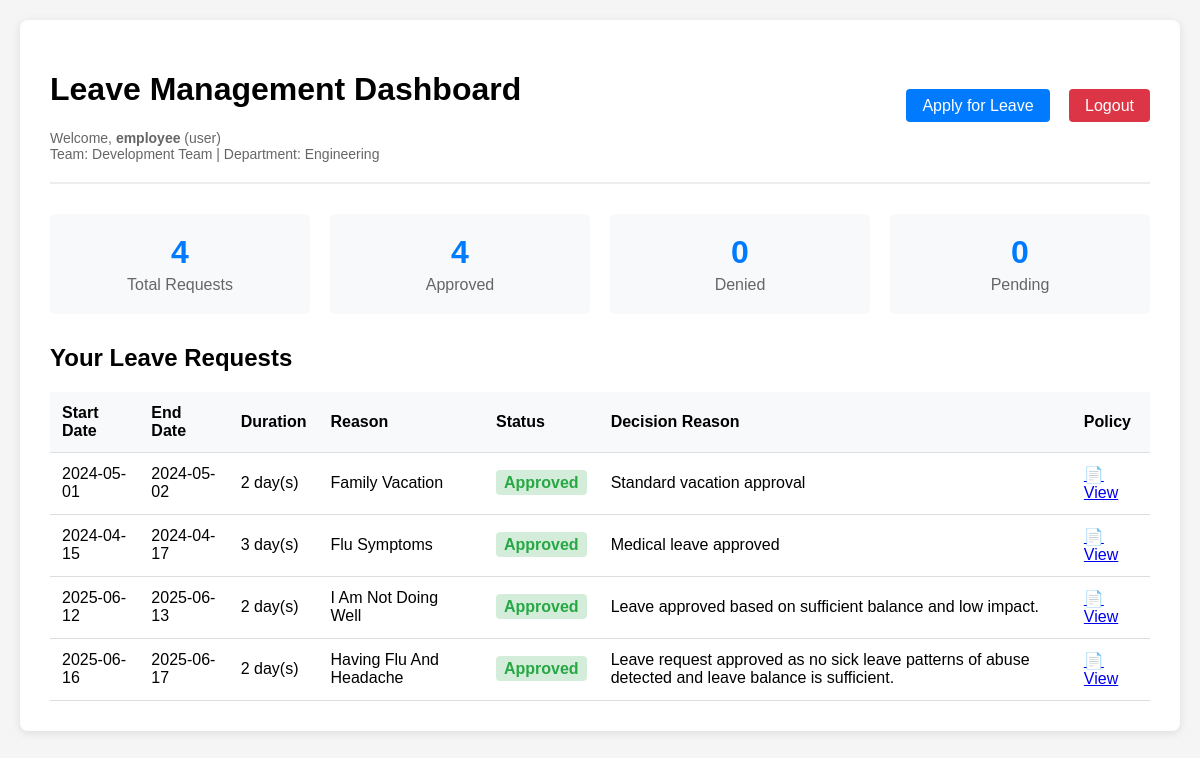
Page /dashboard (signed in) on the committed database.
### models.py (models this page shows, shortened)
class User(db.Model, UserMixin):
    id = db.Column(db.Integer, primary_key=True)
    username = db.Column(db.String(80), unique=True, nullable=False)
    password = db.Column(db.String(200), nullable=False)
    role = db.Column(db.String(20), default='user')
    team_id = db.Column(db.Integer, db.ForeignKey('team.id'))
    hire_date = db.Column(db.Date, default=date.today)
    leaves = db.relationship('Leave', backref='applicant', lazy=True,
                             foreign_keys='Leave.user_id')
    leave_balances = db.relationship(
        'LeaveBalance', backref='employee', lazy=True)

class Team(db.Model):
    id = db.Column(db.Integer, primary_key=True)
    name = db.Column(db.String(100))
    dept_id = db.Column(db.Integer, db.ForeignKey('department.id'))
    members = db.relationship('User', backref='user_team', lazy=True)

class Department(db.Model):
    id = db.Column(db.Integer, primary_key=True)
    name = db.Column(db.String(100))
    org_id = db.Column(db.Integer, db.ForeignKey('organization.id'))
    teams = db.relationship('Team', backref='dept', lazy=True)

class Leave(db.Model):
    id = db.Column(db.Integer, primary_key=True)
    user_id = db.Column(db.Integer, db.ForeignKey('user.id'))
    leave_type_id = db.Column(db.Integer, db.ForeignKey('leave_type.id'))
    start_date = db.Column(db.Date)
    end_date = db.Column(db.Date)
    reason = db.Column(db.String(500))  # Increased length for detailed reasons
    status = db.Column(db.String(20), default='Pending')
    decision_reason = db.Column(db.String(500))
    approved_by = db.Column(db.Integer, db.ForeignKey('user.id'))
    created_at = db.Column(db.DateTime, default=datetime.utcnow)
    approved_at = db.Column(db.DateTime)
    leave_type_ref = db.relationship('LeaveType', backref='leaves')
    approver = db.relationship('User', foreign_keys=[
                               approved_by], backref='approved_leaves')

### app.py (the view)
@app.route('/dashboard')
@login_required
def dashboard():
    if current_user.role == 'admin':
        leaves = Leave.query.all()
    else:
        leaves = Leave.query.filter_by(user_id=current_user.id).all()
    return render_template('dashboard.html', leaves=leaves)

### app.py (called while the page is built)
@login_manager.user_loader
def load_user(user_id):
    return User.query.get(int(user_id))

### templates/dashboard.html (shortened to what this page needs)
<!DOCTYPE html>
<html lang="en">
  <head>
  </head>
  <body>
    <div class="container">
      <div class="header">
        <div>
          <h1>Leave Management Dashboard</h1>
          <div class="user-info">
            Welcome, <strong>{{ current_user.username }}</strong> ({{
            current_user.role }}) {% if current_user.user_team %} <br />Team: {{
            current_user.user_team.name }} {% if current_user.user_team.dept %}
            | Department: {{ current_user.user_team.dept.name }} {% endif %} {%
            endif %}
          </div>
        </div>
        <div class="nav-links">
          {% if current_user.role == 'user' %}
          <a href="/apply">Apply for Leave</a>
          {% endif %}
          <a href="/logout" class="logout">Logout</a>
        </div>
      </div>
      {% if leaves %}
      <div class="stats">
        <div class="stat-card">
          <div class="stat-number">{{ leaves|length }}</div>
          <div class="stat-label">Total Requests</div>
        </div>
        <div class="stat-card">
          <div class="stat-number">
            {{ leaves|selectattr("status", "equalto", "Approved")|list|length }}
          </div>
          <div class="stat-label">Approved</div>
        </div>
        <div class="stat-card">
          <div class="stat-number">
            {{ leaves|selectattr("status", "equalto", "Denied")|list|length }}
          </div>
          <div class="stat-label">Denied</div>
        </div>
        <div class="stat-card">
          <div class="stat-number">
            {{ leaves|selectattr("status", "equalto", "Pending")|list|length }}
          </div>
          <div class="stat-label">Pending</div>
        </div>
      </div>
      {% endif %}
      <h2>
        {% if current_user.role == 'admin' %}All Leave Requests{% else %}Your
        Leave Requests{% endif %}
      </h2>
      {% if leaves %}
      <table>
        <thead>
          <tr>
            <th>Start Date</th>
            <th>End Date</th>
            <th>Duration</th>
            <th>Reason</th>
            <th>Status</th>
            <th>Decision Reason</th>
            <th>Policy</th>
          </tr>
        </thead>
        <tbody>
          {% for leave in leaves %}
          <tr>
            <td>{{ leave.start_date.strftime('%Y-%m-%d') }}</td>
            <td>{{ leave.end_date.strftime('%Y-%m-%d') }}</td>
            <td>{{ (leave.end_date - leave.start_date).days + 1 }} day(s)</td>
            <td>{{ leave.reason|title }}</td>
            <td>
              <span class="status-{{ leave.status.lower() }}">
                {{ leave.status }}
              </span>
            </td>
            <td>{{ leave.decision_reason or 'System processed' }}</td>
            <td>
              <a
                href="{{ url_for('static', filename='leave_policy_guide_for_employees.pdf') }}"
                target="_blank"
                title="View Leave Policy PDF"
              >
                📄 View
              </a>
            </td>
          </tr>
          {% endfor %}
        </tbody>
      </table>
      {% endif %}
    </div>
  </body>
</html>

### templates/dashboard.html (style rules this page uses)
body { font-family: Arial, sans-serif; max-width: 1200px; margin: 0 auto; padding: 20px; background-color: #f5f5f5; }
.container { background: white; padding: 30px; border-radius: 8px; box-shadow: 0 2px 10px rgba(0, 0, 0, 0.1); }
.header { display: flex; justify-content: space-between; align-items: center; margin-bottom: 30px; padding-bottom: 20px; border-bottom: 2px solid #eee; }
.user-info { color: #666; font-size: 14px; }
.nav-links a { margin-left: 15px; padding: 8px 16px; text-decoration: none; background: #007bff; color: white; border-radius: 4px; transition: background-color 0.3s; }
.nav-links a.logout { background: #dc3545; }
table { width: 100%; border-collapse: collapse; margin-top: 20px; }
th, td { padding: 12px; text-align: left; border-bottom: 1px solid #ddd; }
th { background-color: #f8f9fa; font-weight: bold; }
.status-approved { color: #28a745; font-weight: bold; background-color: #d4edda; padding: 4px 8px; border-radius: 4px; }
.stats { display: flex; gap: 20px; margin-bottom: 30px; }
.stat-card { flex: 1; background: #f8f9fa; padding: 20px; border-radius: 6px; text-align: center; }
.stat-number { font-size: 2em; font-weight: bold; color: #007bff; }
.stat-label { color: #666; margin-top: 5px; }

### rows in the picture
User: username "employee", role "user"
Team: user_team.name "Development Team"
Department: user_team.dept.name "Engineering"
Leave: start_date "2024-05-01", end_date "2024-05-02", (leave.end_date-leave.start_date).days+1 "2", reason "Family Vacation", status "Approved", decision_reason "Standard vacation approval"
Leave: start_date "2024-04-15", end_date "2024-04-17", (leave.end_date-leave.start_date).days+1 "3", reason "Flu Symptoms", status "Approved", decision_reason "Medical leave approved"
Leave: start_date "2025-06-12", end_date "2025-06-13", (leave.end_date-leave.start_date).days+1 "2", reason "I Am Not Doing Well", status "Approved", decision_reason "Leave approved based on sufficient balance and low impact."
Leave: start_date "2025-06-16", end_date "2025-06-17", (leave.end_date-leave.start_date).days+1 "2", reason "Having Flu And Headache", status "Approved", decision_reason "Leave request approved as no sick leave patterns of abuse detected and leave balance is sufficient."

### other values in the picture
{{ leaves|length }} "4"
{{ leaves|selectattr("status", "equalto", "Approved")|list|length }} "4"
{{ leaves|selectattr("status", "equalto", "Denied")|list|length }} "0"
{{ leaves|selectattr("status", "equalto", "Pending")|list|length }} "0"
